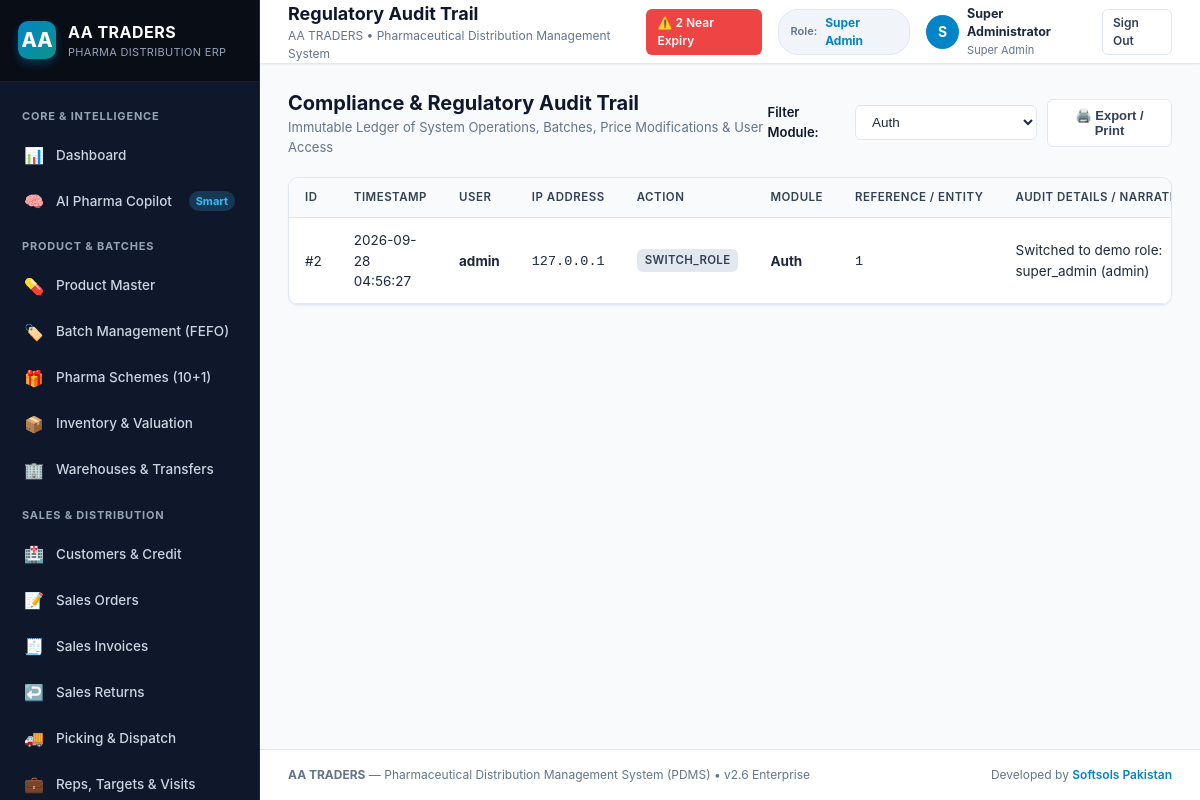
The page /audit_logs.php?module=Auth (signed in) on the database as committed earlier.
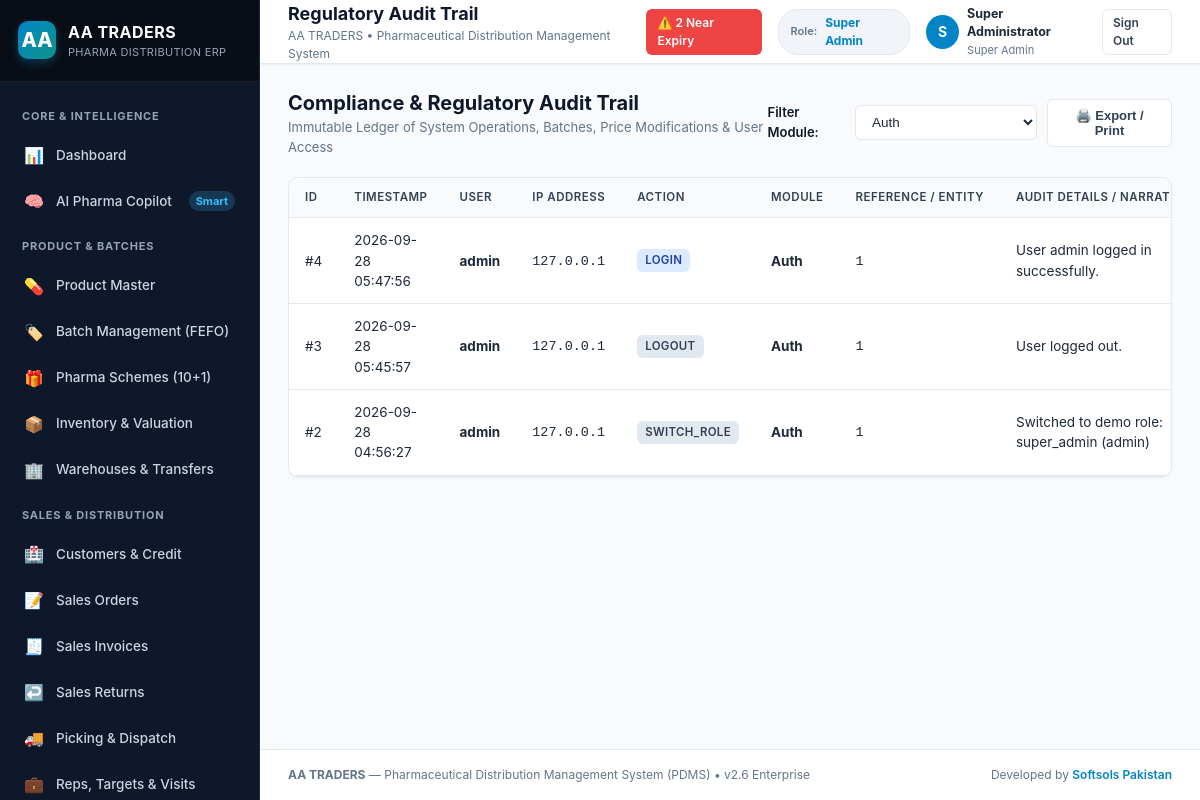
The same page on the database as committed later.
### tables this page shows
CREATE TABLE company_settings (
    id INTEGER PRIMARY KEY AUTOINCREMENT,
    name TEXT NOT NULL,
    trade_name TEXT,
    ntn TEXT,
    strn TEXT,
    drug_license_no TEXT,
    address TEXT,
    city TEXT,
    country TEXT DEFAULT 'Pakistan',
    phone TEXT,
    email TEXT,
    website TEXT,
    bank_name TEXT,
    bank_account_title TEXT,
    bank_account_no TEXT,
    iban TEXT,
    invoice_footer_note TEXT,
    currency_symbol TEXT DEFAULT 'Rs.',
    currency_code TEXT DEFAULT 'PKR',
    updated_at DATETIME DEFAULT CURRENT_TIMESTAMP
);

CREATE TABLE audit_logs (
    id INTEGER PRIMARY KEY AUTOINCREMENT,
    user_id INTEGER,
    username TEXT,
    timestamp DATETIME DEFAULT CURRENT_TIMESTAMP,
    ip_address TEXT,
    action TEXT NOT NULL, -- CREATE, UPDATE, DELETE, LOGIN, APPROVE, RECALL, ADJUSTMENT
    module TEXT NOT NULL,
    record_id TEXT,
    details TEXT
);

### includes/auth.php (called while the page is built, shortened)
<?php
class Auth {
    public static function check(): bool {
        return isset($_SESSION['user_id']);
    }
    public static function user(): ?array {
        return [
            'id' => $_SESSION['user_id'],
            'username' => $_SESSION['username'],
            'name' => $_SESSION['full_name'],
            'email' => $_SESSION['email'],
            'role' => $_SESSION['role'],
        ];
    }
}

### audit_logs.php (the view, shortened to what this page needs)
<?php
$pageTitle = 'Regulatory Audit Trail';
require_once __DIR__ . '/includes/header.php';
$moduleFilter = $_GET['module'] ?? '';
$where = "1=1";
$params = [];
if (!empty($moduleFilter)) {
    $where = "module = ?";
    $params[] = $moduleFilter;
}
$stmt = $db->prepare("SELECT * FROM audit_logs WHERE {$where} ORDER BY id DESC LIMIT 50");
$stmt->execute($params);
$logs = $stmt->fetchAll();
$modules = $db->query("SELECT DISTINCT module FROM audit_logs ORDER BY module ASC")->fetchAll(PDO::FETCH_COLUMN);
?>
<div style="display: flex; justify-content: space-between; align-items: center; margin-bottom: 20px;">
    <div>
        <h2 style="font-size: 20px; font-weight: 700; color: var(--slate-900);">Compliance &amp; Regulatory Audit Trail</h2>
        <p style="font-size: 13px; color: var(--slate-500);">Immutable Ledger of System Operations, Batches, Price Modifications &amp; User Access</p>
    </div>
    <div style="display: flex; gap: 10px; align-items: center;">
        <label style="font-size: 13px; font-weight: 600;">Filter Module:</label>
        <select onchange="window.location.href='audit_logs.php?module=' + this.value" class="form-select" style="width: 200px;">
            <?php foreach ($modules as $m): ?>
                <option value="<?= htmlspecialchars($m) ?>" <?= $m === $moduleFilter ? 'selected' : '' ?>>
                    <?= htmlspecialchars($m) ?>
                </option>
            <?php endforeach; ?>
        </select>
        <button onclick="window.print()" class="btn btn-secondary no-print">🖨️ Export / Print</button>
    </div>
</div>
<div class="card">
    <div class="card-body" style="padding: 0;">
        <div class="table-responsive">
            <table class="table">
                <thead>
                    <tr>
                        <th>ID</th>
                        <th>Timestamp</th>
                        <th>User</th>
                        <th>IP Address</th>
                        <th>Action</th>
                        <th>Module</th>
                        <th>Reference / Entity</th>
                        <th>Audit Details / Narrative</th>
                    </tr>
                </thead>
                <tbody>
                    <?php if (empty($logs)): ?>
                        <tr><td colspan="8" style="text-align: center; color: var(--slate-400); padding: 24px;">No audit events recorded for this selection.</td></tr>
                    <?php else: ?>
                        <?php foreach ($logs as $l): ?>
                            <tr>
                                <td>#<?= $l['id'] ?></td>
                                <td><?= htmlspecialchars($l['timestamp']) ?></td>
                                <td><strong><?= htmlspecialchars($l['username']) ?></strong></td>
                                <td><code><?= htmlspecialchars($l['ip_address']) ?></code></td>
                                <td>
                                    <?php
                                    $act = $l['action'];
                                    $badge = 'badge-secondary';
                                    if (str_contains($act, 'CREATE')) $badge = 'badge-success';
                                    elseif (str_contains($act, 'DELETE') || str_contains($act, 'RECALL')) $badge = 'badge-danger';
                                    elseif (str_contains($act, 'UPDATE') || str_contains($act, 'APPROVE')) $badge = 'badge-primary';
                                    elseif (str_contains($act, 'LOGIN')) $badge = 'badge-info';
                                    ?>
                                    <span class="badge <?= $badge ?>"><?= htmlspecialchars($act) ?></span>
                                </td>
                                <td><strong><?= htmlspecialchars($l['module']) ?></strong></td>
                                <td><code><?= htmlspecialchars($l['record_id'] ?? '-') ?></code></td>
                                <td><?= htmlspecialchars($l['details']) ?></td>
                            </tr>
                        <?php endforeach; ?>
                    <?php endif; ?>
                </tbody>
            </table>
        </div>
    </div>
</div>
<?php require_once __DIR__ . '/includes/footer.php'; ?>

### includes/header.php (shortened to what this page needs)
<?php
require_once __DIR__ . '/auth.php';
$currentUser = Auth::user();
$db = Database::getConnection();
$nearExpiryCount = $db->query("
    SELECT COUNT(*) FROM product_batches
    WHERE status = 'active'
      AND quantity_available > 0
      AND julianday(expiry_date) - julianday('now') <= 90
")->fetchColumn();
$company = $db->query("SELECT * FROM company_settings LIMIT 1")->fetch();
$companyName = $company['name'] ?? 'AA TRADERS';
?>
<!DOCTYPE html>
<html lang="en">
<head>
    <link rel="stylesheet" href="assets/css/app.css">
</head>
<body>
<div class="app-container">
    <?php require_once __DIR__ . '/sidebar.php'; ?>
    <div class="main-content">
        <header class="topbar no-print">
            <div class="topbar-left">
                <div>
                    <h2 class="topbar-title"><?= htmlspecialchars($pageTitle ?? 'Overview') ?></h2>
                    <p class="topbar-subtitle"><?= htmlspecialchars($companyName) ?> &bull; Pharmaceutical Distribution Management System</p>
                </div>
            </div>
            <div class="topbar-right">
                <?php if ($nearExpiryCount > 0): ?>
                    <a href="expiry.php" class="btn btn-sm btn-danger" title="<?= $nearExpiryCount ?> Batches Near Expiry (< 90 Days)">
                        ⚠️ <?= $nearExpiryCount ?> Near Expiry
                    </a>
                <?php endif; ?>
                <div class="role-pill">
                    <span style="font-size: 11px; color: var(--slate-500);">Role:</span>
                    <span style="font-weight: 700; color: #0284c7; font-size: 12px;"><?= htmlspecialchars(ucwords(str_replace('_', ' ', $currentUser['role'] ?? 'User'))) ?></span>
                </div>
                <div style="display: flex; align-items: center; gap: 8px;">
                    <div style="width: 34px; height: 34px; border-radius: 50%; background: #0284c7; color: #fff; display: flex; align-items: center; justify-content: center; font-weight: 700;">
                        <?= strtoupper(substr($currentUser['name'] ?? 'U', 0, 1)) ?>
                    </div>
                    <div style="display: flex; flex-direction: column;">
                        <span style="font-size: 12.5px; font-weight: 700; color: #1e293b;"><?= htmlspecialchars($currentUser['name'] ?? 'User') ?></span>
                        <span style="font-size: 11px; color: #64748b;"><?= htmlspecialchars(ucwords(str_replace('_', ' ', $currentUser['role'] ?? ''))) ?></span>
                    </div>
                </div>
                <a href="logout.php" class="btn btn-secondary btn-sm" title="Sign Out">Sign Out</a>
            </div>
        </header>
        <main class="page-body">

### includes/sidebar.php (shortened to what this page needs)
<?php
$currentPage = basename($_SERVER['PHP_SELF']);
?>
<aside class="sidebar no-print">
    <div class="sidebar-brand">
        <div class="sidebar-brand-icon">AA</div>
        <div class="sidebar-brand-text">
            <h1>AA TRADERS</h1>
            <p>PHARMA DISTRIBUTION ERP</p>
        </div>
    </div>
    <nav class="sidebar-nav">
        <div class="nav-section-title">Core & Intelligence</div>
        <a href="index.php" class="nav-item <?= $currentPage === 'index.php' || $currentPage === 'dashboard.php' ? 'active' : '' ?>">
            <span class="icon">📊</span>
            <span>Dashboard</span>
        </a>
        <a href="ai_copilot.php" class="nav-item <?= $currentPage === 'ai_copilot.php' ? 'active' : '' ?>">
            <span class="icon">🧠</span>
            <span>AI Pharma Copilot</span>
            <span class="nav-badge" style="background: rgba(56, 189, 248, 0.2); color: #38bdf8;">Smart</span>
        </a>
        <div class="nav-section-title">Product & Batches</div>
        <a href="products.php" class="nav-item <?= $currentPage === 'products.php' ? 'active' : '' ?>">
            <span class="icon">💊</span>
            <span>Product Master</span>
        </a>
        <a href="batches.php" class="nav-item <?= $currentPage === 'batches.php' ? 'active' : '' ?>">
            <span class="icon">🏷️</span>
            <span>Batch Management (FEFO)</span>
        </a>
        <a href="schemes.php" class="nav-item <?= $currentPage === 'schemes.php' ? 'active' : '' ?>">
            <span class="icon">🎁</span>
            <span>Pharma Schemes (10+1)</span>
        </a>
        <a href="inventory.php" class="nav-item <?= $currentPage === 'inventory.php' ? 'active' : '' ?>">
            <span class="icon">📦</span>
            <span>Inventory & Valuation</span>
        </a>
        <a href="warehouses.php" class="nav-item <?= $currentPage === 'warehouses.php' ? 'active' : '' ?>">
            <span class="icon">🏢</span>
            <span>Warehouses & Transfers</span>
        </a>
        <div class="nav-section-title">Sales & Distribution</div>
        <a href="customers.php" class="nav-item <?= $currentPage === 'customers.php' ? 'active' : '' ?>">
            <span class="icon">🏥</span>
            <span>Customers & Credit</span>
        </a>
        <a href="sales_orders.php" class="nav-item <?= $currentPage === 'sales_orders.php' ? 'active' : '' ?>">
            <span class="icon">📝</span>
            <span>Sales Orders</span>
        </a>
        <a href="sales_invoices.php" class="nav-item <?= $currentPage === 'sales_invoices.php' ? 'active' : '' ?>">
            <span class="icon">🧾</span>
            <span>Sales Invoices</span>
        </a>
        <a href="sales_returns.php" class="nav-item <?= $currentPage === 'sales_returns.php' ? 'active' : '' ?>">
            <span class="icon">↩️</span>
            <span>Sales Returns</span>
        </a>
        <a href="picking_dispatch.php" class="nav-item <?= $currentPage === 'picking_dispatch.php' ? 'active' : '' ?>">
            <span class="icon">🚚</span>
            <span>Picking & Dispatch</span>
        </a>
        <a href="sales_reps.php" class="nav-item <?= $currentPage === 'sales_reps.php' ? 'active' : '' ?>">
            <span class="icon">💼</span>
            <span>Reps, Targets & Visits</span>
        </a>
    </nav>
</aside>

### includes/footer.php (shortened to what this page needs)
        </main>
        <footer style="padding: 16px 28px; background: #ffffff; border-top: 1px solid var(--border-color); font-size: 12px; color: var(--slate-500); display: flex; justify-content: space-between; align-items: center;" class="no-print">
            <div>
                <strong>AA TRADERS</strong> &mdash; Pharmaceutical Distribution Management System (PDMS) &bull; v2.6 Enterprise
            </div>
            <div>
                Developed by <a href="https://softsols.pk" target="_blank" rel="noopener noreferrer" style="color: var(--primary); text-decoration: none; font-weight: 600;">Softsols Pakistan</a>
            </div>
        </footer>
    </div>
</div>
</body>
</html>

Rows that differ between the two databases and show on the page:
added audit_logs: id "4", timestamp "2026-09-28 05:47:56", username "admin", ip_address "127.0.0.1", action "LOGIN", module "Auth", record "1", details "User admin logged in successfully."
added audit_logs: id "3", timestamp "2026-09-28 05:45:57", username "admin", ip_address "127.0.0.1", action "LOGOUT", module "Auth", record "1", details "User logged out."
